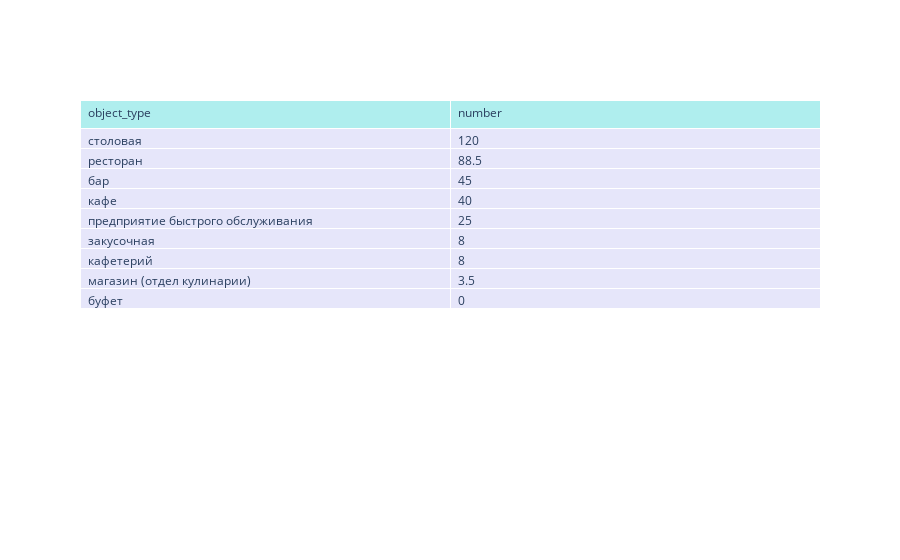

This figure's notebook cell:
### Markdown cell above
В среднем в сетевых заведениях 52 посадочных места, 40 по медиане. Такая разница говорит о наличии аномалий, и, скорее всего, 580 мест - это она и есть. Посмотрим, сколько посадочных мест в среднем находится в каждом типе объектов общественного питания.

### Code cell
seats = (chain_query
                  .pivot_table(index='object_type', values='number', aggfunc='median')
                  .reset_index() 
                  .sort_values(by='number', ascending = False)
                 )
#seats

fig = go.Figure(data=[go.Table(
    header=dict(values=list(seats.columns),
                fill_color='paleturquoise',
                align='left'),
    cells=dict(values=[seats.object_type, seats.number],
               fill_color='lavender',
               align='left'))
])

fig.show()

### Figure 1 — Plotly figure (JSON) as saved in the notebook; plotly's stock layout.template omitted (floating-point values rounded to 4 significant figures)
{"data": [{"cells": {"align": "left", "fill": {"color": "lavender"}, "values": [["столовая", "ресторан", "бар", "кафе", "предприятие быстрого обслуживания", "закусочная", "кафетерий", "магазин (отдел кулинарии)", "буфет"], [120, 88.5, 45, 40, 25, 8, 8, 3.5, 0]]}, "header": {"align": "left", "fill": {"color": "paleturquoise"}, "values": ["object_type", "number"]}, "type": "table"}], "layout": {}}
